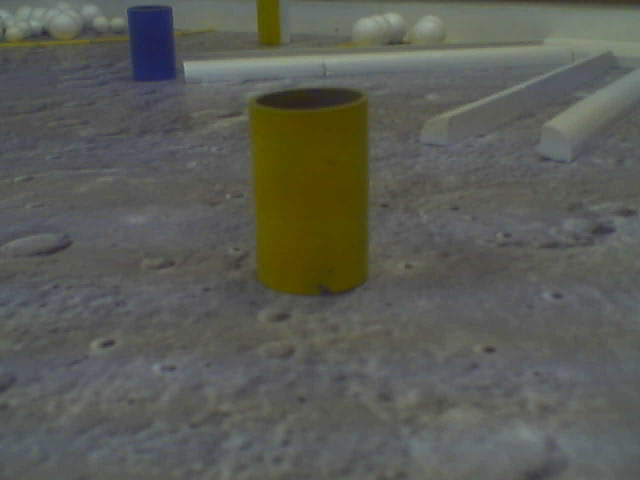
#> input picture Data/1seancephoto/cylindrejaune/0.jpg, 640 x 480 px, found by its file name
$ python test_edge_Harris.py
#> lines starting #> are read from the running program, lines starting #| are printed output that depends on the picture; after the words box and inside, x2 and y2 are one past the last pixel; in counts of white or black regions, pixels touching at a corner belong together
print(__doc__)

import matplotlib.pyplot as plt
import numpy as np
import cv2
from sklearn import datasets, svm, metrics
from sklearn.neural_network import MLPClassifier
from sklearn.metrics import roc_auc_score, log_loss
import time
from sklearn.model_selection import KFold
from PseudoGradient import Gradient
import pandas as pd

img = cv2.imread("..//Data//2seancephoto//cylindrejaune//0.jpg", 1)
#> img is the input picture: shape (480, 640, 3); mean B, G, R 85.5, 92.3, 90.7
gray = cv2.cvtColor(img,cv2.COLOR_BGR2GRAY)
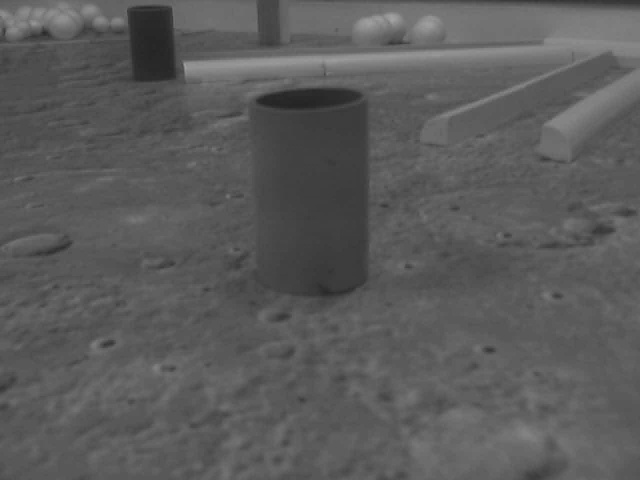
#> gray: shape (480, 640); min 35, max 163, mean 91
cv2.imshow('Display window', gray)
cv2.waitKey(0)
cv2.destroyAllWindows()
# find Harris corners

gray = np.float32(gray)

dst = cv2.cornerHarris(gray,2,9,10**(-7))

dst = cv2.dilate(dst, None)
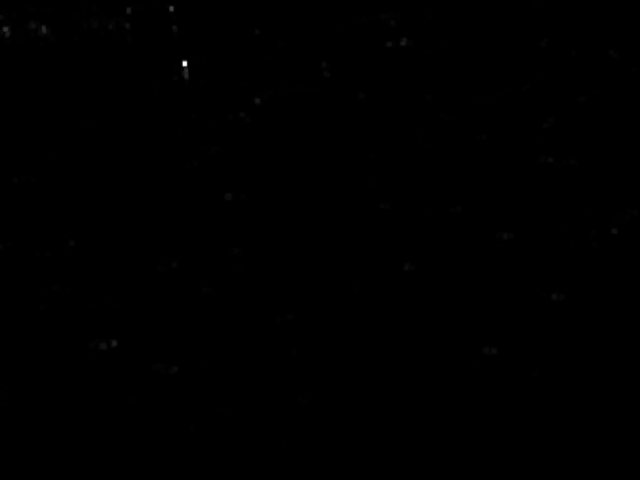
#> dst: shape (480, 640) float32; min -934.5, max 3.54e+11, mean 272674432; drawn with min black and max white

ret, dst = cv2.threshold(dst, 0.001 * dst.max(), 255, 0)
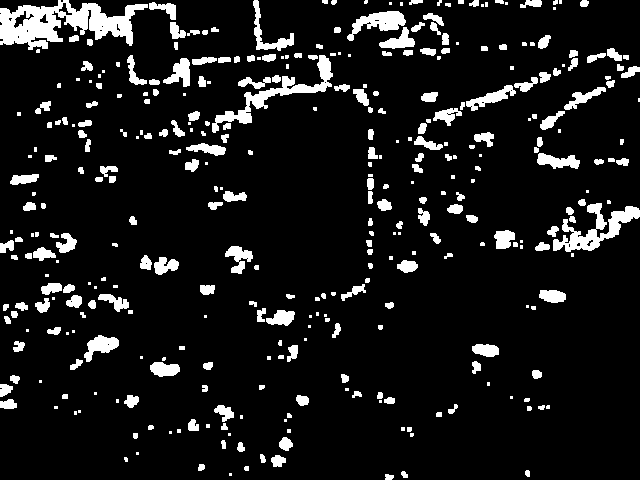
#> dst: shape (480, 640) float32; 9.7% white; 358 white regions (122 under 20 px), largest, box (x1, y1, x2, y2) and area: (0, 0, 148, 50) 3743, (212, 55, 333, 133) 1591, (553, 203, 640, 252) 1562
#> ret = 353730854.9

dst = np.uint8(dst)
cv2.imshow('Display window', dst)
cv2.waitKey(0)
cv2.destroyAllWindows()
  # find centroids

ret, labels, stats, centroids = cv2.connectedComponentsWithStats(dst)
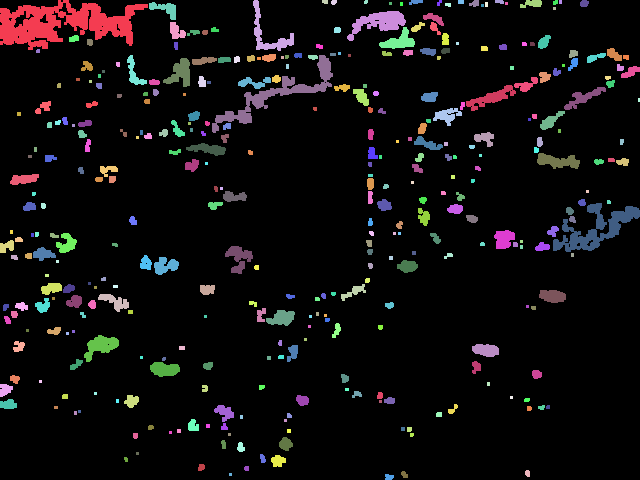
#> labels: shape (480, 640) int32; 359 distinct labels, from 0 to 358; one colour per label, 0 black
#> ret = 359; stats = 359 rows, first 6: [0, 0, 640, 480, 277411], [0, 0, 148, 50, 3743], [253, 0, 41, 51, 523], [322, 0, 6, 4, 22], [331, 0, 6, 5, 25], [364, 0, 4, 4, 14]; centroids = 359 pairs, first value 4.88 to 638.5, second value 1.3 to 476.6
print(labels)
#> (printed output is left out)
print(stats)
#> (printed output is left out)
print(centroids)
#> (printed output is left out)

  # define the criteria to stop and refine the corners

criteria = (cv2.TERM_CRITERIA_EPS + cv2.TERM_CRITERIA_MAX_ITER, 100, 0.001)

corners = cv2.cornerSubPix(gray, np.float32(centroids), (5, 5), (-1, -1), criteria)
#> corners = 359 pairs, first value 3.19 to 637.3, second value 1.5 to 477.5

  # Now draw them

res = np.hstack((centroids, corners))
#> res = 359 rows, first 6: [323.1, 247.3, 320.5, 243], [62.83, 23.09, 62.83, 23.09], [268.2, 33.84, 268.2, 33.84], [324.7, 1.36, 324.9, 1.55], [333.4, 1.8, 332.1, 1.66], [365.5, 1.5, 365.6, 2.05]

res = np.int0(res)
#> res = 359 rows, first 6: [323, 247, 320, 243], [62, 23, 62, 23], [268, 33, 268, 33], [324, 1, 324, 1], [333, 1, 332, 1], [365, 1, 365, 2]
print(res)

img[res[:, 1], res[:, 0]] = [0, 0, 255]

img[res[:, 3], res[:, 2]] = [0, 255, 0]
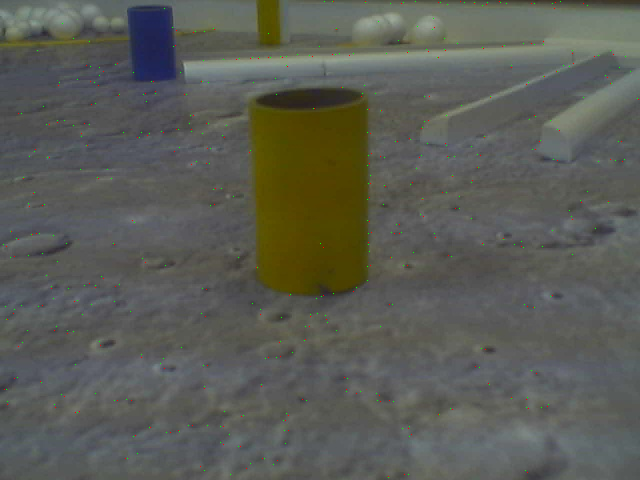
#> img: shape (480, 640, 3); mean B, G, R 85.3, 92.4, 90.7

cv2.imshow('Display window', img)
cv2.waitKey(0)
cv2.destroyAllWindows()

$ run again, with Data/1seancephoto/cylindrejaune/12.jpg copied over Data/1seancephoto/cylindrejaune/0.jpg
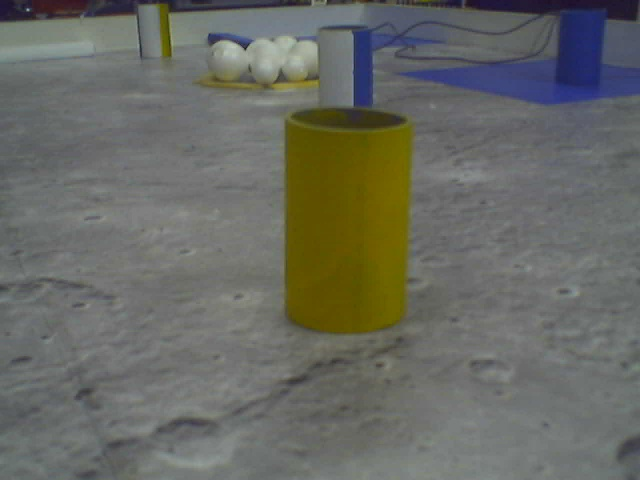
#> input picture Data/1seancephoto/cylindrejaune/12.jpg, 640 x 480 px, found by its file name
#> img is the input picture: shape (480, 640, 3); mean B, G, R 99.4, 105.9, 104.5
#> `ret, dst = cv2.threshold(dst, 0.001 * dst.max(), 255, 0)`:
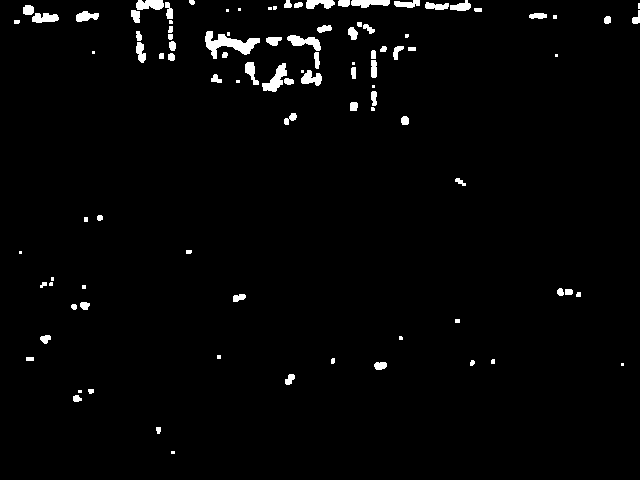
#> dst: shape (480, 640) float32; 2.2% white; 98 white regions (26 under 20 px), largest, box (x1, y1, x2, y2) and area: (205, 31, 260, 59) 659, (262, 63, 287, 92) 329, (287, 35, 321, 51) 279
#> `ret, dst = cv2.threshold(dst, 0.001 * dst.max(), 255, 0)`: ret = 5.84e+09
#> `ret, labels, stats, centroids = cv2.connectedComponentsWithStats(dst)`:
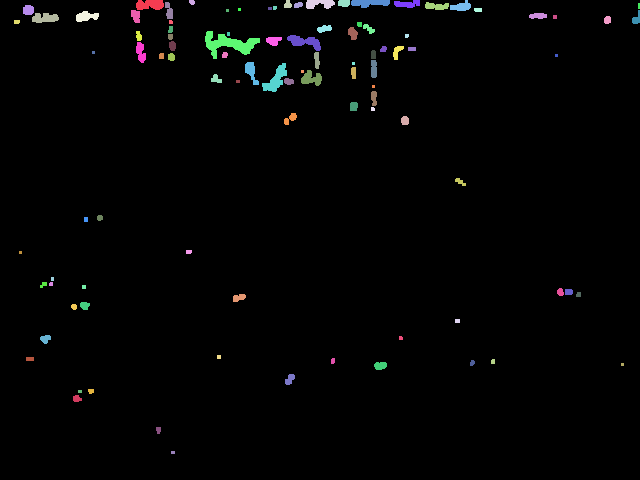
#> labels: shape (480, 640) int32; 99 distinct labels, from 0 to 98; one colour per label, 0 black
#> `ret, labels, stats, centroids = cv2.connectedComponentsWithStats(dst)`: ret = 99; stats = 99 rows, first 6: [0, 0, 640, 480, 300565], [136, 0, 28, 10, 237], [189, 0, 6, 5, 25], [284, 0, 8, 8, 49], [306, 0, 29, 9, 191], [338, 0, 12, 7, 76]; centroids = 99 pairs, first value 16.39 to 638.5, second value 1.8 to 452
#> (printed output is left out)
#| [[     0      0    640    480 300565]
#|  [   136      0     28     10    237]
#|  [   189      0      6      5     25]
#|  [   284      0      8      8     49]
#|  [   306      0     29      9    191]
#|  [   338      0     12      7     76]
#> (further printed lines are left out)
#> (printed output is left out)
#> corners = 99 pairs, first value 15.28 to 638.5, second value 1.8 to 454.3
#> `res = np.hstack((centroids, corners))`: res = 99 rows, first 6: [320.5, 243, 317.7, 245.3], [149.6, 4.27, 149.6, 4.27], [191.6, 1.8, 191.6, 1.8], [287.4, 4.06, 287.4, 4.06], [319.2, 3.29, 319.2, 3.29], [343.6, 2.78, 342.7, 4.17]
#> `res = np.int0(res)`: res = 99 rows, first 6: [320, 242, 317, 245], [149, 4, 149, 4], [191, 1, 191, 1], [287, 4, 287, 4], [319, 3, 319, 3], [343, 2, 342, 4]

$ run again, with Data/1seancephoto/cylindrejaune/16.jpg copied over Data/1seancephoto/cylindrejaune/0.jpg
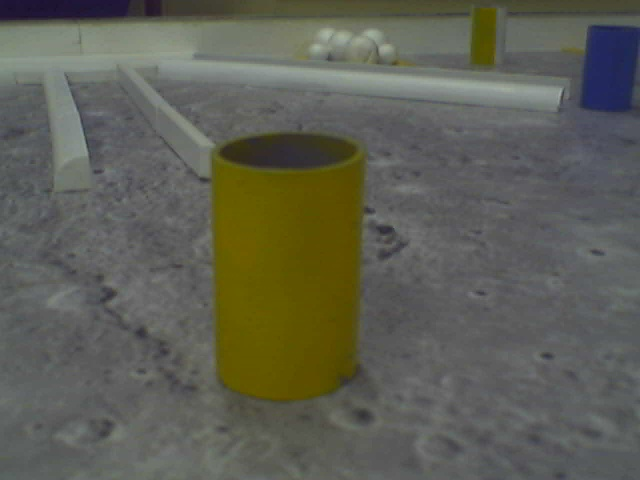
#> input picture Data/1seancephoto/cylindrejaune/16.jpg, 640 x 480 px, found by its file name
#> img is the input picture: shape (480, 640, 3); mean B, G, R 84.4, 95.3, 94.6
#> `ret, dst = cv2.threshold(dst, 0.001 * dst.max(), 255, 0)`:
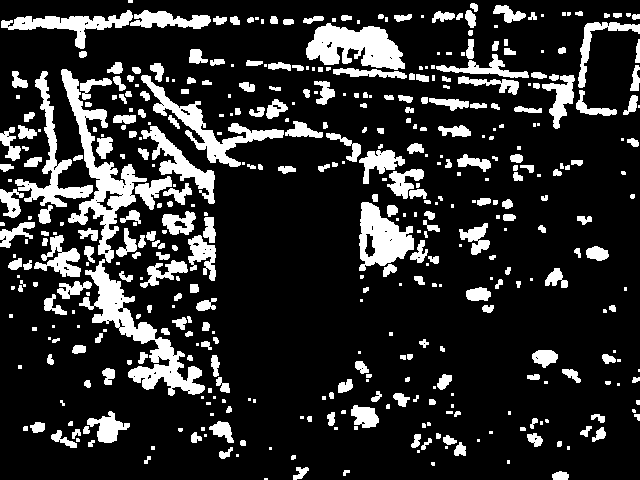
#> dst: shape (480, 640) float32; 17.9% white; 443 white regions (165 under 20 px), largest, box (x1, y1, x2, y2) and area: (79, 259, 205, 396) 4027, (61, 69, 147, 263) 3794, (306, 23, 405, 70) 2932
#> `ret, dst = cv2.threshold(dst, 0.001 * dst.max(), 255, 0)`: ret = 154006061.1
#> labels: shape (480, 640) int32; 444 distinct labels, from 0 to 443
#> `ret, labels, stats, centroids = cv2.connectedComponentsWithStats(dst)`: ret = 444; stats = 444 rows, first 6: [0, 0, 640, 480, 252334], [128, 0, 5, 3, 15], [470, 3, 8, 9, 52], [493, 5, 33, 18, 304], [1, 10, 132, 39, 1624], [130, 10, 81, 19, 900]; centroids = 444 pairs, first value 1.89 to 638.5, second value 1 to 478.5
#> (printed output is left out)
#> (printed output is left out)
#> (printed output is left out)
#> corners = 444 pairs, first value 3.14 to 638.8, second value 1 to 475.5
#> `res = np.hstack((centroids, corners))`: res = 444 rows, first 6: [331.7, 249.6, 331.7, 249.6], [130, 1, 130, 1], [473.9, 6.56, 473.8, 4.02], [508.4, 13.31, 506.3, 15.8], [69.42, 23.87, 69.42, 23.87], [168.9, 19.91, 168.9, 19.91]
#> `res = np.int0(res)`: res = 444 rows, first 6: [331, 249, 331, 249], [130, 1, 130, 1], [473, 6, 473, 4], [508, 13, 506, 15], [69, 23, 69, 23], [168, 19, 168, 19]
#> `img[res[:, 3], res[:, 2]] = [0, 255, 0]`:
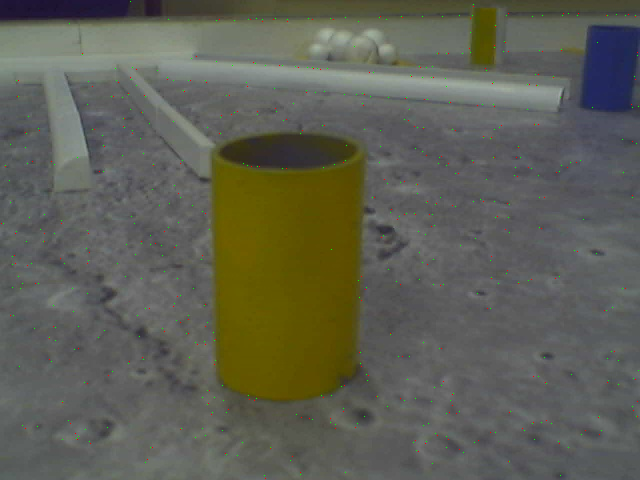
#> img: shape (480, 640, 3); mean B, G, R 84.1, 95.4, 94.6

$ run again, with Data/1seancephoto/cylindrejaune/17.jpg copied over Data/1seancephoto/cylindrejaune/0.jpg
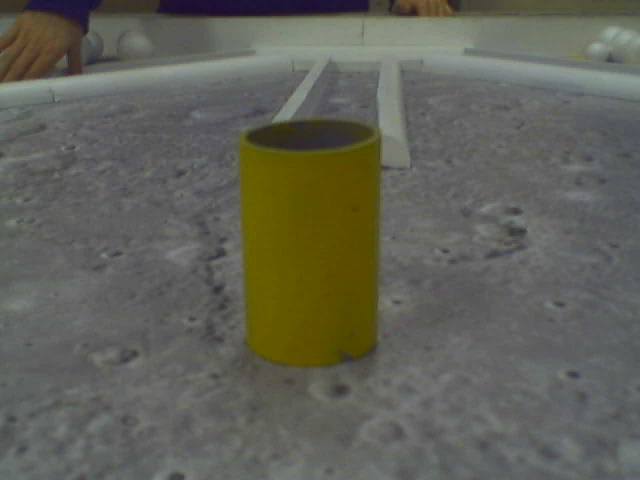
#> input picture Data/1seancephoto/cylindrejaune/17.jpg, 640 x 480 px, found by its file name
#> img is the input picture: shape (480, 640, 3); mean B, G, R 87.3, 97.4, 97.1
#> `ret, dst = cv2.threshold(dst, 0.001 * dst.max(), 255, 0)`:
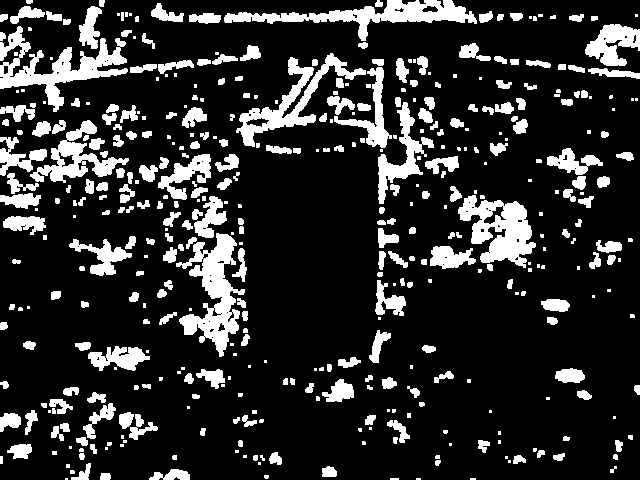
#> dst: shape (480, 640) float32; 17.8% white; 435 white regions (160 under 20 px), largest, box (x1, y1, x2, y2) and area: (176, 233, 245, 357) 3518, (0, 26, 128, 112) 3475, (224, 0, 477, 41) 3191
#> `ret, dst = cv2.threshold(dst, 0.001 * dst.max(), 255, 0)`: ret = 186828095.5
#> labels: shape (480, 640) int32; 436 distinct labels, from 0 to 435
#> `ret, labels, stats, centroids = cv2.connectedComponentsWithStats(dst)`: ret = 436; stats = 436 rows, first 6: [0, 0, 640, 480, 252522], [26, 0, 7, 4, 25], [99, 0, 6, 7, 37], [375, 0, 8, 7, 44], [224, 0, 253, 41, 3191], [151, 3, 33, 19, 308]; centroids = 436 pairs, first value 1 to 636.9, second value 1.32 to 478.5
#> (printed output is left out)
#> (printed output is left out)
#> (printed output is left out)
#> corners = 436 pairs, first value 1.95 to 636, second value 0.842 to 479.7
#> `res = np.hstack((centroids, corners))`: res = 436 rows, first 6: [328.5, 250, 328.5, 250], [28.92, 1.32, 29.08, 0.842], [101.3, 2.76, 100.9, 3.08], [378.4, 3.52, 378.4, 3.52], [369.7, 14.71, 369.7, 14.71], [165.5, 14.3, 165.5, 14.3]
#> `res = np.int0(res)`: res = 436 rows, first 6: [328, 250, 328, 250], [28, 1, 29, 0], [101, 2, 100, 3], [378, 3, 378, 3], [369, 14, 369, 14], [165, 14, 165, 14]
#> `img[res[:, 3], res[:, 2]] = [0, 255, 0]`:
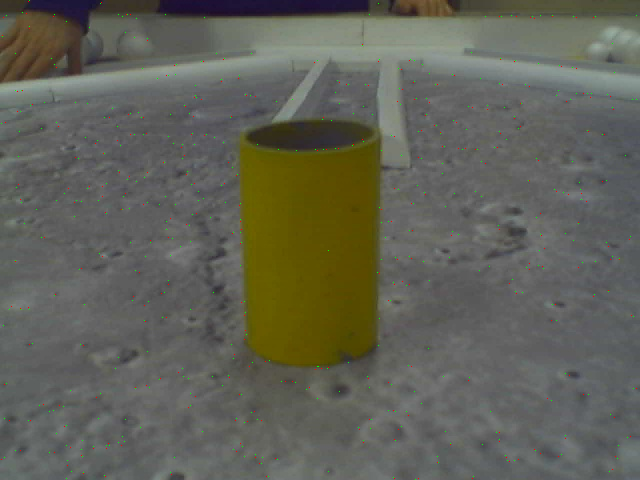
#> img: shape (480, 640, 3); mean B, G, R 87.1, 97.6, 97.1
